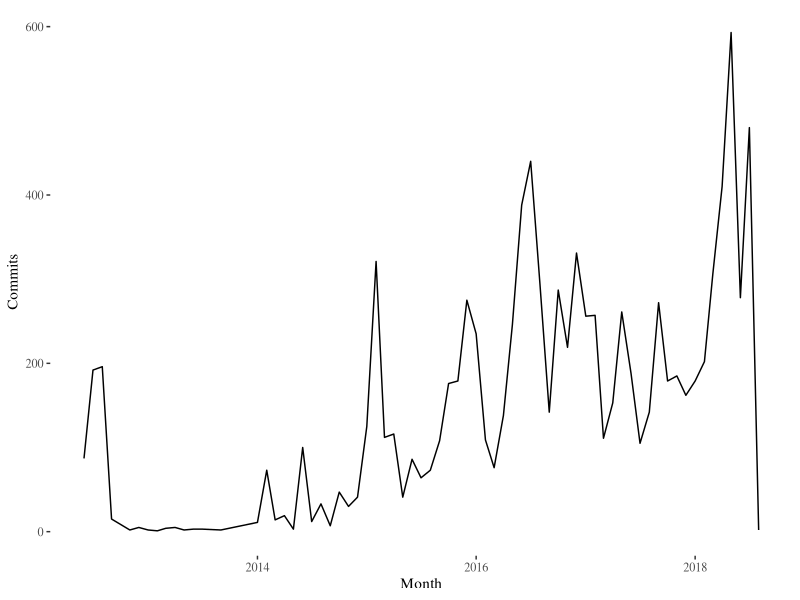
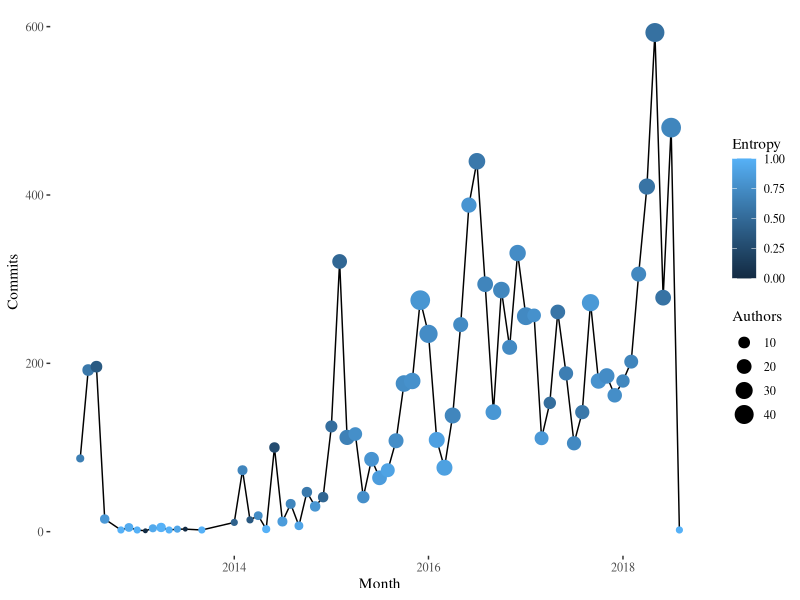
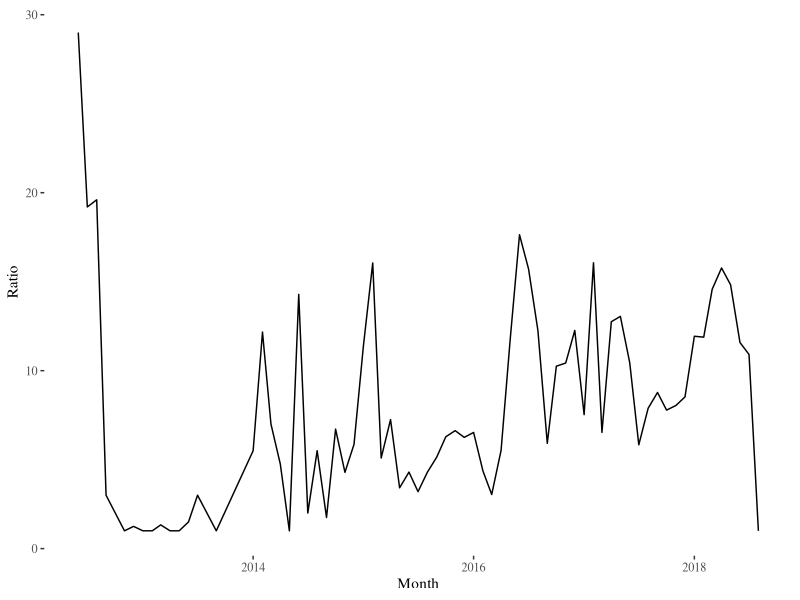

These charts were generated, in order, by the following R code:
library(ggplot2)
library(ggthemes)

commits.t <- read.csv("../data/commits.csv")

commits.t$Month <- as.Date(commits.t$Month)
ggplot(commits.t, aes(x=Month,y=Commits))+geom_line()+theme_tufte()
ggplot(commits.t, aes(x=Month,y=Commits))+geom_line()+geom_point(aes(size=Authors,color=Entropy))+theme_tufte()
commits.t$Ratio <- commits.t$Commits / commits.t$Author
ggplot(commits.t, aes(x=Month,y=Ratio))+geom_line()+theme_tufte()
